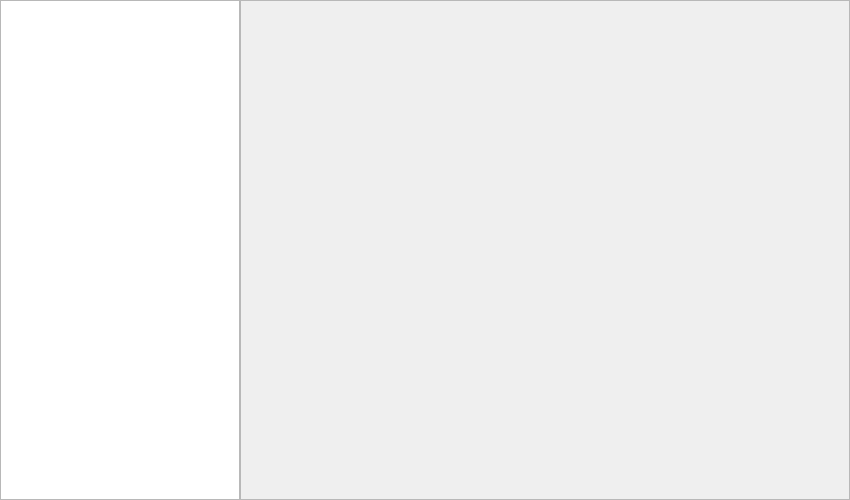
<?xml version="1.0" encoding="UTF-8"?>
<ui version="4.0">
 <class>OfbMainWindowDesign</class>
 <widget class="QMainWindow" name="OfbMainWindowDesign">
  <property name="geometry">
   <rect>
    <x>0</x>
    <y>0</y>
    <width>850</width>
    <height>500</height>
   </rect>
  </property>
  <property name="sizePolicy">
   <sizepolicy hsizetype="Fixed" vsizetype="Fixed">
    <horstretch>0</horstretch>
    <verstretch>0</verstretch>
   </sizepolicy>
  </property>
  <property name="minimumSize">
   <size>
    <width>800</width>
    <height>400</height>
   </size>
  </property>
  <property name="windowTitle">
   <string>OpenFreebuds</string>
  </property>
  <property name="styleSheet">
   <string notr="true">#tabs_list_content {
background-color: palette(base);
}</string>
  </property>
  <widget class="QWidget" name="centralwidget">
   <layout class="QHBoxLayout" name="horizontalLayout">
    <property name="spacing">
     <number>0</number>
    </property>
    <property name="leftMargin">
     <number>0</number>
    </property>
    <property name="topMargin">
     <number>0</number>
    </property>
    <property name="rightMargin">
     <number>0</number>
    </property>
    <property name="bottomMargin">
     <number>0</number>
    </property>
    <item>
     <widget class="QScrollArea" name="tabs_list">
      <property name="minimumSize">
       <size>
        <width>240</width>
        <height>0</height>
       </size>
      </property>
      <property name="maximumSize">
       <size>
        <width>240</width>
        <height>16777215</height>
       </size>
      </property>
      <property name="widgetResizable">
       <bool>true</bool>
      </property>
      <widget class="QWidget" name="tabs_list_content">
       <property name="geometry">
        <rect>
         <x>0</x>
         <y>0</y>
         <width>238</width>
         <height>498</height>
        </rect>
       </property>
      </widget>
     </widget>
    </item>
    <item>
     <widget class="QScrollArea" name="body">
      <property name="autoFillBackground">
       <bool>false</bool>
      </property>
      <property name="styleSheet">
       <string notr="true"/>
      </property>
      <property name="widgetResizable">
       <bool>true</bool>
      </property>
      <widget class="QWidget" name="body_content">
       <property name="geometry">
        <rect>
         <x>0</x>
         <y>0</y>
         <width>608</width>
         <height>498</height>
        </rect>
       </property>
       <property name="sizePolicy">
        <sizepolicy hsizetype="Preferred" vsizetype="Preferred">
         <horstretch>0</horstretch>
         <verstretch>0</verstretch>
        </sizepolicy>
       </property>
       <property name="autoFillBackground">
        <bool>true</bool>
       </property>
      </widget>
     </widget>
    </item>
   </layout>
  </widget>
  <action name="actionExit">
   <property name="text">
    <string>Exit</string>
   </property>
  </action>
 </widget>
 <resources/>
 <connections>
  <connection>
   <sender>actionExit</sender>
   <signal>triggered()</signal>
   <receiver>OfbMainWindowDesign</receiver>
   <slot>on_exit()</slot>
   <hints>
    <hint type="sourcelabel">
     <x>-1</x>
     <y>-1</y>
    </hint>
    <hint type="destinationlabel">
     <x>399</x>
     <y>249</y>
    </hint>
   </hints>
  </connection>
 </connections>
 <slots>
  <slot>on_exit()</slot>
 </slots>
</ui>
